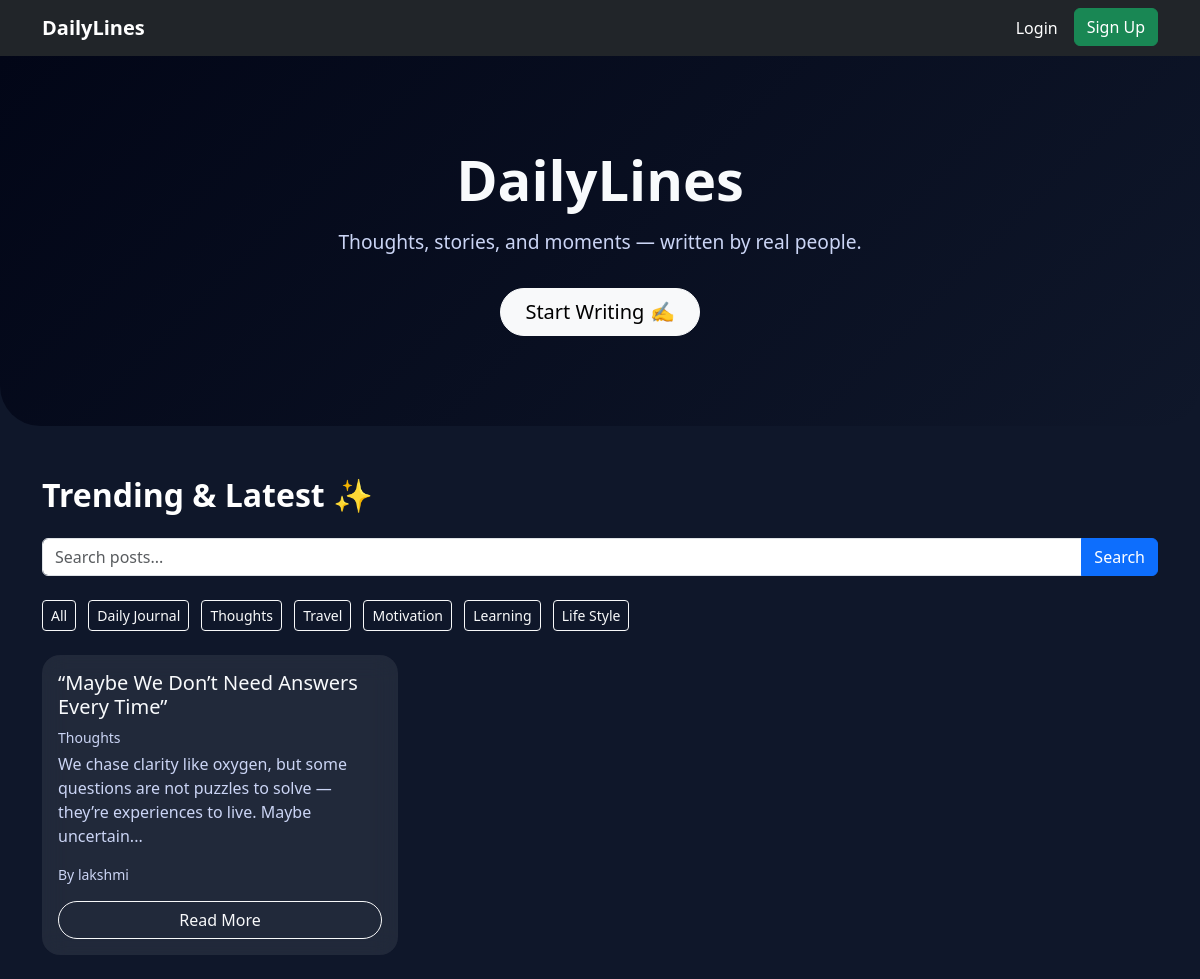
The app's page /category/2/ with its own data.
### blog/models.py (models this page shows, shortened)
class Category(models.Model):
    name = models.CharField(max_length=100, unique=True)

class Post(models.Model):
    title = models.CharField(max_length=200)
    content = models.TextField()
    image = models.ImageField(upload_to='post_images/', blank=True, null=True)
    category = models.ForeignKey(Category, on_delete=models.SET_NULL, null=True)
    author = models.ForeignKey(User, on_delete=models.CASCADE)
    created_at = models.DateTimeField(auto_now_add=True)

### blog/views.py (the view)
# urls.py: path('category/<int:category_id>/', views.category_filter, name='category_filter'),
def category_filter(request, category_id):
    posts = Post.objects.filter(category_id=category_id).order_by('-created_at')
    categories = Category.objects.all()
    return render(request, 'blog/home.html', {
        'posts': posts,
        'categories': categories
    })

### blog/templates/blog/home.html (shortened to what this page needs)
<!DOCTYPE html>
<html>
<head>
    <link href="https://cdn.jsdelivr.net/npm/bootstrap@5.3.2/dist/css/bootstrap.min.css" rel="stylesheet">
</head>
<body>
<nav class="navbar navbar-expand-lg navbar-dark bg-dark">
  <div class="container">
    <a class="navbar-brand fw-bold" href="{% url 'home' %}">DailyLines</a>
    <ul class="navbar-nav ms-auto">
      {% if user.is_authenticated %}
        <li class="nav-item">
            <span class="nav-link">Welcome, {{ user.username }}</span>
        </li>
        <li class="nav-item">
            <a class="nav-link text-white" href="{% url 'my_posts' %}">My Posts</a>
        </li>
        <li class="nav-item">
            <a class="btn btn-success ms-2" href="{% url 'add_post' %}">+ Add Post</a>
        </li>
        <li class="nav-item ms-2">
            <form method="POST" action="{% url 'logout' %}">
                {% csrf_token %}
                <button class="btn btn-danger">Logout</button>
            </form>
        </li>
      {% else %}
        <li class="nav-item">
            <a class="nav-link text-white" href="{% url 'login' %}">Login</a>
        </li>
        <li class="nav-item ms-2">
            <a class="btn btn-success" href="{% url 'signup' %}">Sign Up</a>
        </li>
      {% endif %}
    </ul>
  </div>
</nav>
<section class="hero-section text-center">
    <div class="container">
        <h1 class="hero-title">DailyLines</h1>
        <p class="hero-subtitle">
            Thoughts, stories, and moments — written by real people.
        </p>
        {% if user.is_authenticated %}
            <a href="{% url 'add_post' %}" class="btn btn-light btn-lg rounded-pill px-4 mt-3">
                Write a Post ✍️
            </a>
        {% else %}
            <a href="{% url 'signup' %}" class="btn btn-light btn-lg rounded-pill px-4 mt-3">
                Start Writing ✍️
            </a>
        {% endif %}
    </div>
</section>
<div class="container">
    <h2 class="fw-bold mb-4 text-white">Trending & Latest ✨</h2>
    <form method="GET" action="{% url 'home' %}" class="mb-4">
        <div class="input-group">
            <input type="text" name="q" class="form-control" placeholder="Search posts..." value="{{ request.GET.q }}">
            <button class="btn btn-primary">Search</button>
        </div>
    </form>
    <div class="mb-4">
        <a href="{% url 'home' %}" class="btn btn-outline-light btn-sm me-2">All</a>
        {% for cat in categories %}
            <a href="{% url 'category_filter' cat.id %}" class="btn btn-outline-light btn-sm me-2">
                {{ cat.name }}
            </a>
        {% endfor %}
    </div>
    <div class="row">
        {% for post in posts %}
        <div class="col-md-4 mb-4">
            <div class="card glass-card h-100 border-0">
                <div class="card-body d-flex flex-column">
                    <h5 class="card-title">{{ post.title }}</h5>
                    <p class="text-muted small mb-1">
                        {{ post.category.name }}
                    </p>
                    <p class="card-text flex-grow-1">
                        {{ post.content|slice:":120" }}...
                    </p>
                    <p class="small text-muted mb-3">
                        By {{ post.author.username }}
                    </p>
                    <a href="{% url 'post_details' post.id %}"
                       class="btn btn-outline-light rounded-pill mt-auto w-100">
                        Read More
                    </a>
                </div>
            </div>
        </div>
        {% endfor %}
    </div>
</div>
</body>
</html>

### blog/templates/blog/home.html (style rules this page uses)
body { background-color: #0f172a; color: #e5e7eb; }
.hero-section { padding: 90px 0; background: linear-gradient(135deg, #020617, #0f172a); border-bottom-left-radius: 40px; border-bottom-right-radius: 40px; margin-bottom: 50px; }
.hero-title { font-size: 3.5rem; font-weight: 800; color: #f8fafc; }
.hero-subtitle { font-size: 1.2rem; color: #cbd5f5; max-width: 600px; margin: 15px auto; }
.glass-card { background: rgba(255, 255, 255, 0.08); backdrop-filter: blur(12px); border-radius: 18px; transition: all 0.3s ease; }
.card-title { color: #f8fafc; }
.card-text, .text-muted { color: #cbd5f5 !important; }

### records on screen
Category: name "Daily Journal"
Category: name "Thoughts"
Category: name "Travel"
Category: name "Motivation"
Category: name "Learning"
Category: name "Life Style"
Post: title "“Maybe We Don’t Need Answers Every Time”", category.name "Thoughts", content "We chase clarity like oxygen, but some questions are not puzzles to solve — they’re experiences to live. Maybe uncertain", author.username "lakshmi"
